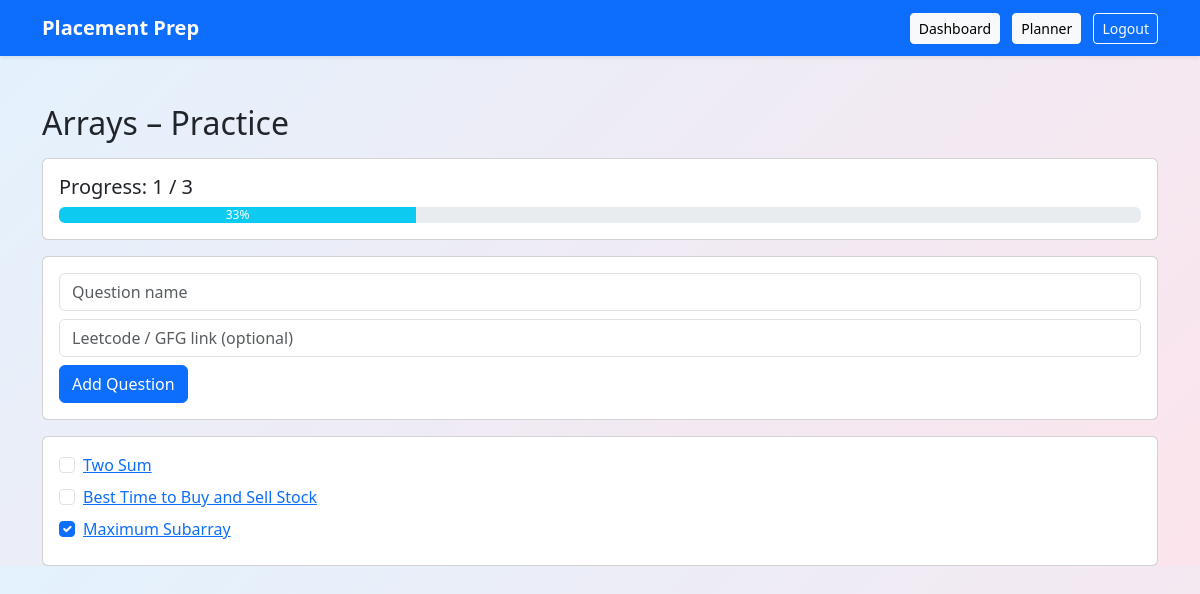
The app's page /topic/Arrays (signed in) with its own data.
### app.py (models this page shows)
class Question(db.Model):
    id = db.Column(db.Integer, primary_key=True)
    title = db.Column(db.String(200))
    difficulty = db.Column(db.String(20))
    link = db.Column(db.String(300))
    topic = db.Column(db.String(50))
    solved = db.Column(db.Boolean, default=False)
    user_email = db.Column(db.String(100))

### app.py (the view)
@app.route("/topic/<topic_name>")
def topic_page(topic_name):
    if "user" not in session:
        return redirect(url_for("login"))
    questions = Question.query.filter_by(
        user_email=session["user"],
        topic=topic_name
    ).all()
    total = len(questions)
    done = len([q for q in questions if q.solved])
    percent = int((done / total) * 100) if total > 0 else 0
    return render_template(
        "topic.html",
        questions=questions,
        topic=topic_name,
        total=total,
        done=done,
        percent=percent
    )

### templates/topic.html (shortened to what this page needs)
{% extends "base.html" %}
{% block content %}
<h2 class="mb-3">{{ topic }} – Practice</h2>
<div class="card p-3 mb-3">
  <h5>Progress: {{ done }} / {{ total }}</h5>
  <div class="progress">
    <div class="progress-bar bg-info"
         style="width: {{ percent }}%">
      {{ percent }}%
    </div>
  </div>
</div>
<div class="card p-3 mb-3">
  <form method="POST" action="/add-question">
    <input class="form-control mb-2"
           name="title"
           placeholder="Question name">
    <input class="form-control mb-2"
           name="link"
           placeholder="Leetcode / GFG link (optional)">
    <button class="btn btn-primary">
      Add Question
    </button>
  </form>
</div>
<div class="card p-3">
{% for q in questions %}
  <div class="form-check mb-2">
    <input class="form-check-input"
           type="checkbox"
           {% if q.solved %}checked{% endif %}
           onchange="toggleQuestion({{ q.id }}, this.checked)">
    <label class="form-check-label">
      {% if q.link %}
        <a href="{{ q.link }}" target="_blank">
          {{ q.title }}
        </a>
      {% else %}
        {{ q.title }}
      {% endif %}
    </label>
  </div>
{% endfor %}
</div>
{% endblock %}

### records on screen
Question: title "Two Sum"
Question: title "Best Time to Buy and Sell Stock"
Question: solved "☑", title "Maximum Subarray"

### other values on screen
{{ topic }} "Arrays"
{{ done }} "1"
{{ total }} "3"
{{ percent }} "33"
